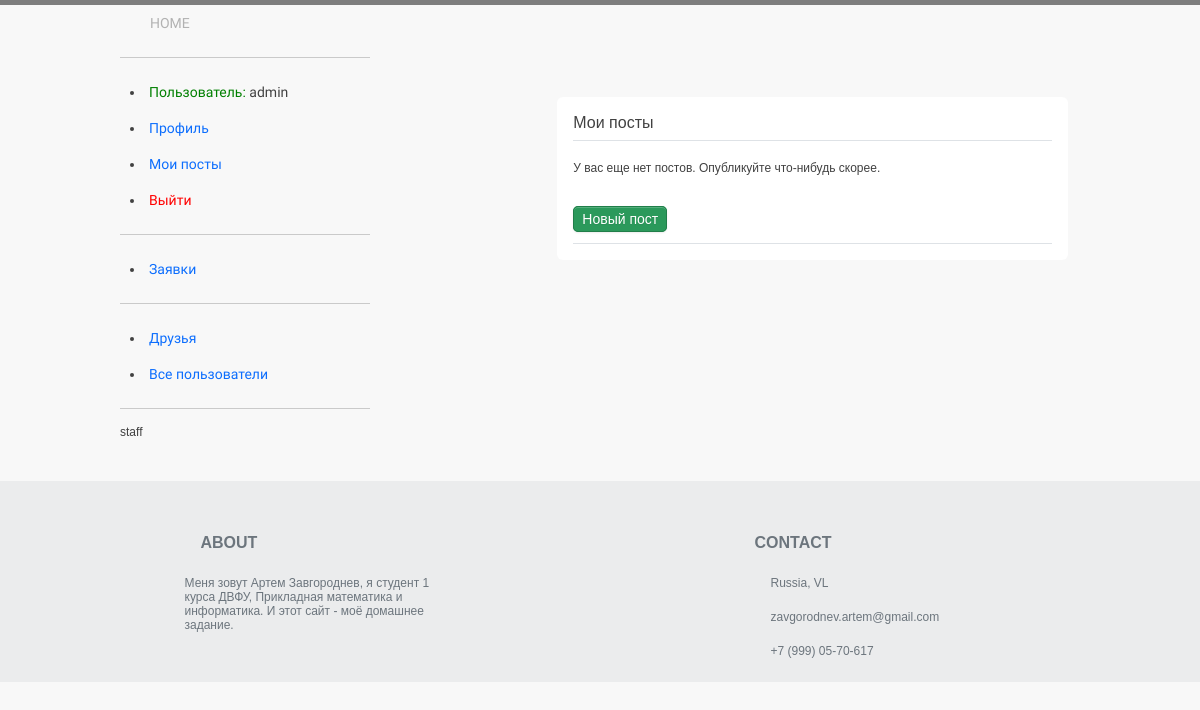
Before: /my_posts/ (signed in) with the older database file.
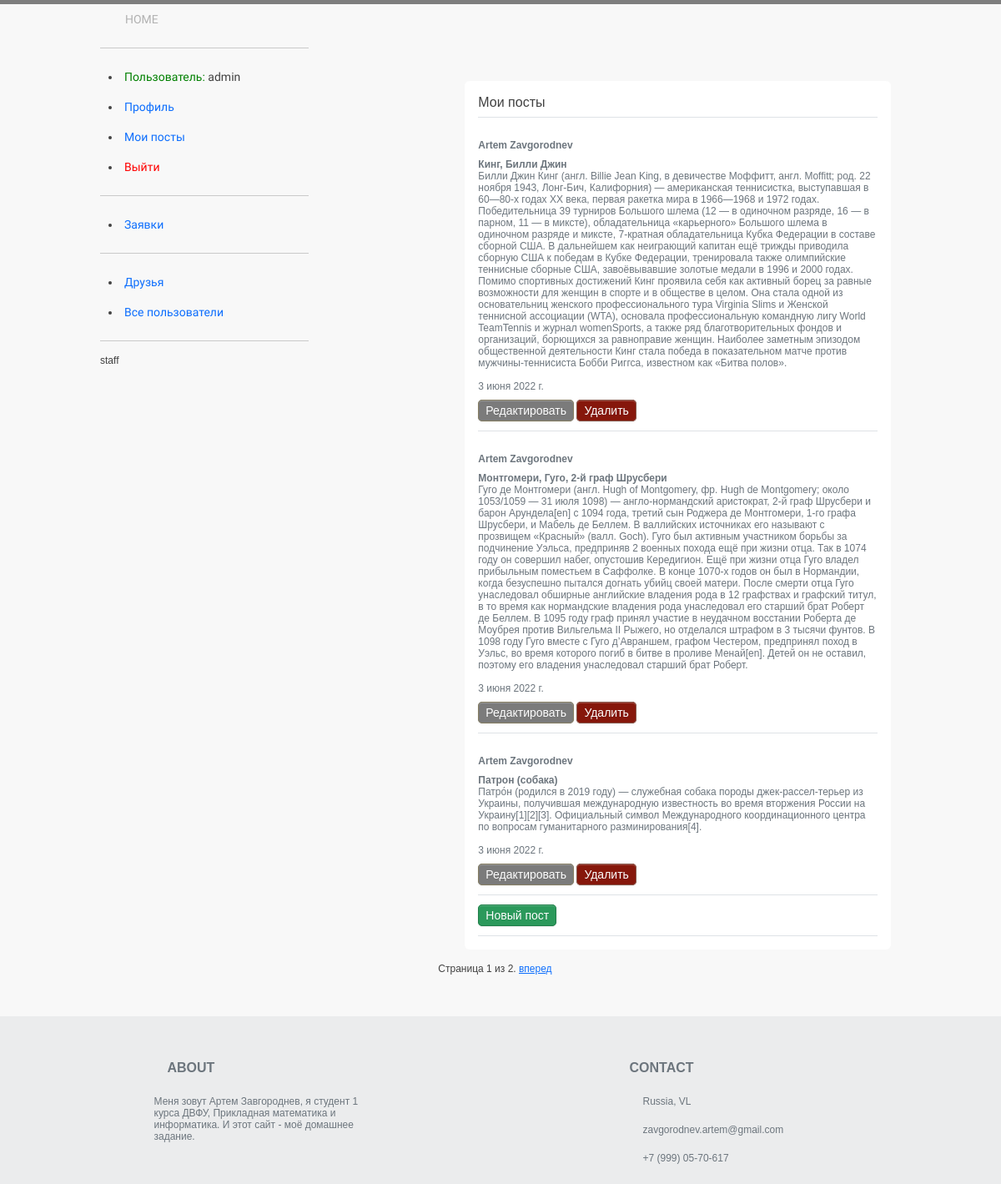
After: the same page with the newer database file.
### forum/models.py (models this page shows, shortened)
class Post(models.Model):
    current_user = models.ForeignKey(User, related_name='post_owner', null=True, on_delete=models.CASCADE)
    head = models.CharField("Заголовок", max_length=100)
    text = models.TextField("Текст", null=True, blank=True)
    date = models.DateField(null=True, blank=True)

class Profile(models.Model):
    user = models.OneToOneField(User, null=True, on_delete=models.CASCADE)
    first_name = models.CharField("first name", max_length=100)
    last_name = models.CharField("last name", max_length=100)
    profile_pic = models.ImageField(null=True, blank=True, upload_to="images/profile/")
    date_of_birth = models.DateField(null=True, blank=True)
    bio = models.TextField(null=True, blank=True)
    facebook = models.CharField(max_length=50, null=True, blank=True)
    twitter = models.CharField(max_length=50, null=True, blank=True)
    instagram = models.CharField(max_length=50, null=True, blank=True)
    SEX_STATUS = (
        ('m', 'male'),
        ('f', 'female'),
    )
    sex = models.CharField(max_length=1, choices=SEX_STATUS, blank=True, default='m')

### forum/views.py (the view)
# urls.py: re_path(r'^my_posts/$', views.MyPostsList.as_view(), name='my_posts'),
class MyPostsList(ListView):
    model = Post
    template_name = 'forum/my_posts.html'
    paginate_by = 3
    def get_queryset(self):
        return Post.objects.filter(current_user=self.request.user).order_by('-date')

### forum/templates/forum/my_posts.html (shortened to what this page needs)
{% extends "forum/base.html" %}
{% load static %}
{% block content %}
<ul>
        <div class="my-3 p-3 bg-white rounded box-shadow">
        <h6 class="border-bottom border-gray pb-2 mb-0">Мои посты</h6>
        {% if post_list %}
        {% for post in post_list %}
            <div class="media text-muted pt-3">
                <div class="d-flex justify-content-between align-items-center w-100">
                        <nav><strong class="text-gray-dark"><a href="{% url 'user_profile' post.current_user.profile.id %}" class="link-secondary">{{ post.current_user.profile.first_name }} {{ post.current_user.profile.last_name }}</a></strong></nav><hr>
                </div>
                <div class="media-body pb-3 mb-0 lh-125 border-bottom border-gray">
                    <strong><span class="d-block">{{post.head}}</span></strong>
                    {{post.text}}<br><br>
                    {{post.date}}<br><br>
                    <a href="{% url 'update_post' post.id %}" class="gray">Редактировать</a>
                    <a href="{% url 'delete_post' post.id %}" class="red">Удалить</a>
                </div>
            </div>
            {% endfor %}
            <div class="media text-muted pt-3">
                <div class="media-body pb-3 mb-0  lh-125 border-bottom border-gray">
                    <span class="d-block"><a href="{% url 'create_post' %}" class="green">Новый пост</a></span>
                </div>
            </div>
        {% else %}
        <p>У вас еще нет постов. Опубликуйте что-нибудь скорее.</p>
            <div class="media text-muted pt-3">
                <div class="media-body pb-3 mb-0  lh-125 border-bottom border-gray">
                    <span class="d-block"><a href="{% url 'create_post' %}" class="green">Новый пост</a></span>
                </div>
            </div>
        {% endif %}
        </div>
    </ul>
{% endblock content %}

### forum/templates/forum/base.html (shortened to what this page needs)
<!DOCTYPE html>
<html lang="ru">
<head>
    <link href="https://cdn.jsdelivr.net/npm/bootstrap@5.2.0-beta1/dist/css/bootstrap.min.css" rel="stylesheet">
  {% load static %}
  <link rel="stylesheet" href="{% static 'css/styles.css' %}">
</head>
<body>
    <div id="wrapper">
        <nav>
            <ul class="top-menu">
                <li><a href="{% url 'home' %}">HOME</a></li>
            </ul>
        </nav>
		<aside>
            <nav>
                {% block sidebar %}
                {% if user.is_authenticated %}
                <hr>
                <li><font color="green">Пользователь:</font> {{ user.get_username }}</li>
                {% if user.profile %}
                <li><a href="{% url 'user_profile' user.profile.id %}">Профиль</a></li>
                {% else %}
                <li><a href="{% url 'create_user_profile' %}">Создать профиль</a></li>
                {% endif %}
                <li><a href="{% url 'my_posts' %}">Мои посты</a></li>
                <li><a href="{% url 'logout'%}?next={% url 'home' %}"><font color="red">Выйти</font></a></li>
                {% if user.profile %}
                <hr>
                <li><a href="{% url 'user_friend_requests'%}">Заявки</a></li>
                <hr>
                <li><a href="{% url 'friends'%}">Друзья</a></li>
                <li><a href="{% url 'all_users'%}">Все пользователи</a></li>
                {% endif %}
                {% if user.is_staff %}
                <hr>
                staff
                {% endif %}
                {% else %}
                <li><a href="{% url 'login'%}?next={{request.path}}">Войти</a></li>
                {% endif %}
                {% endblock %}
            </nav>
        </aside>
		<section>
        <div class="container-fluid" style="min-height: 350px">
            <div class="row">
            <div class="col-sm-2">
            </div>
                <div class="col-sm-10 ">
                    {% block content %}{% endblock %}
                    {% block pagination %}
                    {% if is_paginated %}
                    <div class="pagination">
                        <span class="page-links">
                            <span class="page-current">
                                Страница {{ page_obj.number }} из {{ page_obj.paginator.num_pages }}.
                            </span>
                            {% if page_obj.has_next %}
                            <a href="{{ request.path }}?page={{ page_obj.next_page_number }}">вперед</a>
                            {% endif %}
                        </span>
                    </div>
                    {% endif %}
                    {% endblock %}
                </div>
            </div>
        </div>
        </section>
    </div>
    <footer class="text-center text-lg-start bg-light text-muted navbar-fixed-bottom">
        <div class="text-center p-1" style="background-color: rgba(0, 0, 0, 0.05);">
            <div class="container text-center text-md-start mt-5">
                <div class="row mt-3">
                    <div class="col-md-3 col-lg-4 col-xl-3 mx-auto mb-4">
                        <h6 class="text-uppercase fw-bold mb-4">
                            ABOUT
                        </h6>
                        <p>
                            Меня зовут Артем Завгороднев, я студент 1 курса ДВФУ, Прикладная математика и информатика. И этот сайт - моё домашнее задание.
                        </p>
                    </div>
                    <div class="col-md-4 col-lg-3 col-xl-3 mx-auto mb-md-0 mb-4">
                        <h6 class="text-uppercase fw-bold mb-4">
                            Contact
                        </h6>
                        <p> Russia, VL</p>
                        <p>
                            zavgorodnev.artem@gmail.com
                        </p>
                        <p> +7 (999) 05-70-617</p>
                    </div>
                </div>
            </div>
        </div>
    </footer>
</body>
</html>

Changed rows visible on the page:
added Post: current_user.profile.first_name "Artem", current_user.profile.last_name "Zavgorodnev", head "Кинг, Билли Джин", text "Билли Джин Кинг (англ. Billie Jean King, в девичестве Моффитт, англ. Moffitt; род. 22 ноября 1943, Лонг-Бич, Калифорния) — американская теннисистка, выступавшая в 60—80-х годах XX века, первая ракетка мира в 1966—1968 и 1972 годах. Победительница 39 турниров Большого шлема (12 — в одиночном разряде, 16 — в парном, 11 — в миксте), обладательница «карьерного» Большого шлема в одиночном разряде и миксте, 7-кратная обладательница Кубка Федерации в составе сборной США. В дальнейшем как неиграющий капитан ещё трижды приводила сборную США к победам в Кубке Федерации, тренировала также олимпийские теннисные сборные США, завоёвывавшие золотые медали в 1996 и 2000 годах. Помимо спортивных достижений…", date "3 июня 2022 г."
added Post: current_user.profile.first_name "Artem", current_user.profile.last_name "Zavgorodnev", head "Монтгомери, Гуго, 2-й граф Шрусбери", text "Гуго де Монтгомери (англ. Hugh of Montgomery, фр. Hugh de Montgomery; около 1053/1059 — 31 июля 1098) — англо-нормандский аристократ, 2-й граф Шрусбери и барон Арундела[en] с 1094 года, третий сын Роджера де Монтгомери, 1-го графа Шрусбери, и Мабель де Беллем. В валлийских источниках его называют с прозвищем «Красный» (валл. Goch). Гуго был активным участником борьбы за подчинение Уэльса, предприняв 2 военных похода ещё при жизни отца. Так в 1074 году он совершил набег, опустошив Кередигион. Ещё при жизни отца Гуго владел прибыльным поместьем в Саффолке. В конце 1070-х годов он был в Нормандии, когда безуспешно пытался догнать убийц своей матери. После смерти отца Гуго унаследовал обширные…", date "3 июня 2022 г."
added Post: current_user.profile.first_name "Artem", current_user.profile.last_name "Zavgorodnev", head "Патрон (собака)", text "Патро́н (родился в 2019 году) — служебная собака породы джек-рассел-терьер из Украины, получившая международную известность во время вторжения России на Украину[1][2][3]. Официальный символ Международного координационного центра по вопросам гуманитарного разминирования[4].", date "3 июня 2022 г."
Other visible differences:
{{ page_obj.number }}: (not shown) → "1"
{{ page_obj.paginator.num_pages }}: (not shown) → "2"
text no longer shown: "У вас еще нет постов. Опубликуйте что-нибудь скорее."
text now shown: "Страница из . вперед"
